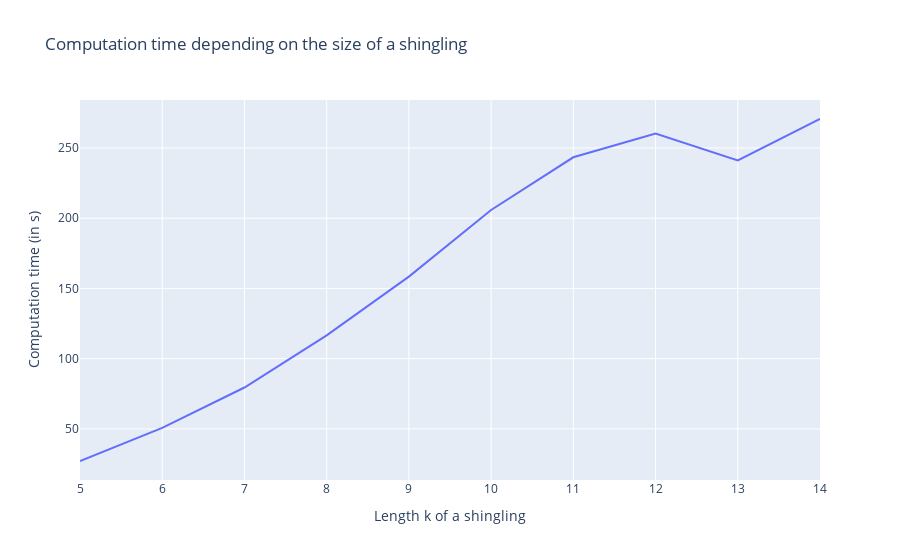

Write notebook code for a chart like this one.
### Code cell
go.Figure(data=[go.Scatter(x=df_result.index,y=df_result["Computation time"], mode="lines", hovertemplate='k = %{x}<br>Time = %{y}s<extra></extra>')],
         layout={'xaxis_title':"Length k of a shingling",
                 'yaxis_title':"Computation time (in s)",
                 'title':"Computation time depending on the size of a shingling"})

### Figure 1 — Plotly figure (JSON) as saved in the notebook; plotly's stock layout.template omitted (floating-point values rounded to 4 significant figures)
{"data": [{"hovertemplate": "k = %{x}<br>Time = %{y}s<extra></extra>", "mode": "lines", "type": "scatter", "x": [5, 6, 7, 8, 9, 10, 11, 12, 13, 14], "y": [27.15, 50.77, 79.46, 116.6, 158.4, 205.9, 243.4, 260.3, 241.2, 270.6]}], "layout": {"title": {"text": "Computation time depending on the size of a shingling"}, "xaxis": {"title": {"text": "Length k of a shingling"}}, "yaxis": {"title": {"text": "Computation time (in s)"}}}}
